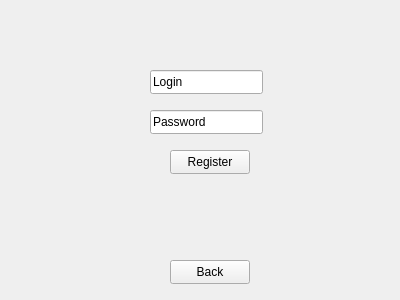
<?xml version="1.0" encoding="UTF-8"?>
<ui version="4.0">
 <class>RegisterWindow</class>
 <widget class="QWidget" name="RegisterWindow">
  <property name="geometry">
   <rect>
    <x>0</x>
    <y>0</y>
    <width>400</width>
    <height>300</height>
   </rect>
  </property>
  <property name="windowTitle">
   <string>Form</string>
  </property>
  <widget class="QPushButton" name="pushButton_back">
   <property name="geometry">
    <rect>
     <x>170</x>
     <y>260</y>
     <width>80</width>
     <height>24</height>
    </rect>
   </property>
   <property name="text">
    <string>Back</string>
   </property>
  </widget>
  <widget class="QPushButton" name="pushButton_register">
   <property name="geometry">
    <rect>
     <x>170</x>
     <y>150</y>
     <width>80</width>
     <height>24</height>
    </rect>
   </property>
   <property name="text">
    <string>Register</string>
   </property>
  </widget>
  <widget class="QLineEdit" name="lineEdit_login">
   <property name="geometry">
    <rect>
     <x>150</x>
     <y>70</y>
     <width>113</width>
     <height>24</height>
    </rect>
   </property>
   <property name="text">
    <string>Login</string>
   </property>
  </widget>
  <widget class="QLineEdit" name="lineEdit_password">
   <property name="geometry">
    <rect>
     <x>150</x>
     <y>110</y>
     <width>113</width>
     <height>24</height>
    </rect>
   </property>
   <property name="text">
    <string>Password</string>
   </property>
  </widget>
 </widget>
 <resources/>
 <connections/>
</ui>
